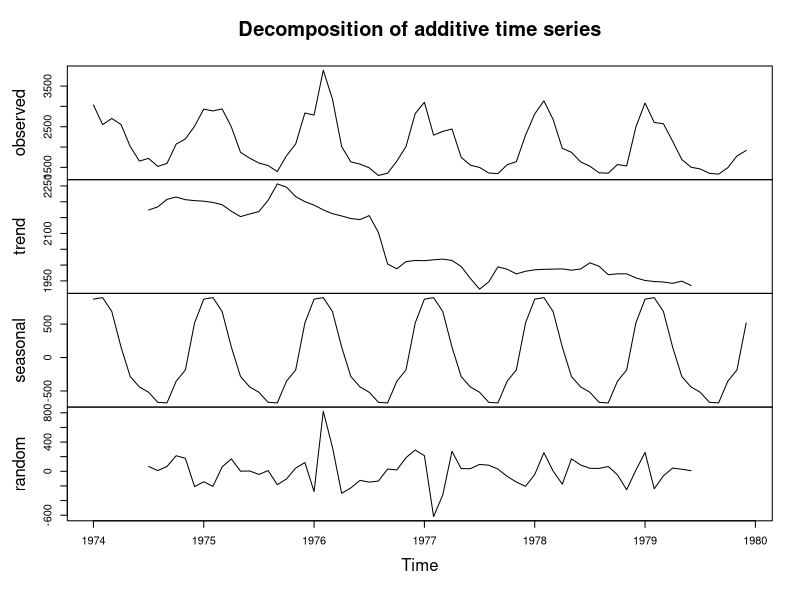
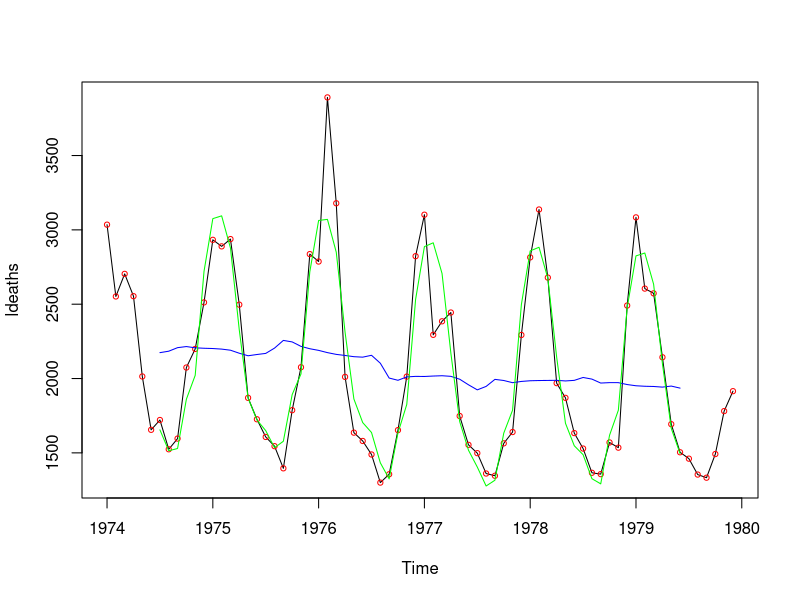
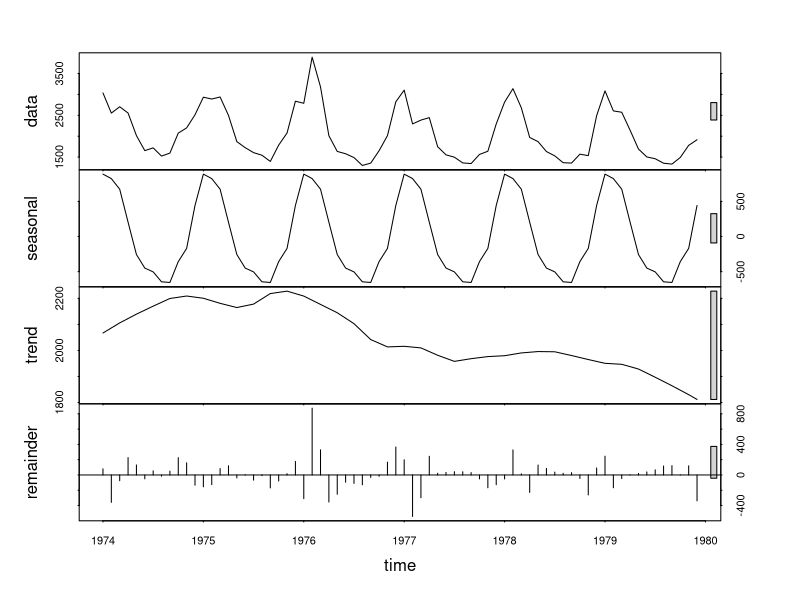

Source code (R) for these figures, in order:
#Using inbuilt functions to seperate out trend
#seasonality and white noise

#core reading has only decompose
#alternative is stl

ldeaths


plot(decompose(ldeaths,type="additive"))
  
d <- decompose(ldeaths,type="additive")

d$x          
s <- d$seasonal;s
trend <- d$trend


par(mfrow=c(1,1))

#First principle approach
plot(ldeaths)
points(ldeaths,cex=0.7,col="red")

lines(trend,col="blue")
lines(s+trend,col="green")





#stl Function

plot(stl(ldeaths,s.window="periodic"))
stl(ldeaths,s.window="periodic")
